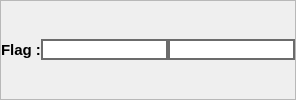
                         <widget class="QFrame" name="frame_61">
                          <property name="frameShape">
                           <enum>QFrame::StyledPanel</enum>
                          </property>
                          <property name="frameShadow">
                           <enum>QFrame::Raised</enum>
                          </property>
                          <layout class="QHBoxLayout" name="horizontalLayout_81">
                           <property name="spacing">
                            <number>0</number>
                           </property>
                           <property name="leftMargin">
                            <number>0</number>
                           </property>
                           <property name="topMargin">
                            <number>3</number>
                           </property>
                           <property name="rightMargin">
                            <number>0</number>
                           </property>
                           <property name="bottomMargin">
                            <number>3</number>
                           </property>
                           <item>
                            <widget class="QLabel" name="label_196">
                             <property name="font">
                              <font>
                               <pointsize>11</pointsize>
                               <weight>75</weight>
                               <bold>true</bold>
                              </font>
                             </property>
                             <property name="text">
                              <string>Flag :</string>
                             </property>
                            </widget>
                           </item>
                           <item alignment="Qt::AlignRight">
                            <widget class="QLineEdit" name="flagMax">
                             <property name="font">
                              <font>
                               <pointsize>10</pointsize>
                               <weight>75</weight>
                               <bold>true</bold>
                              </font>
                             </property>
                             <property name="styleSheet">
                              <string notr="true">border: 2px solid  rgb(107, 107, 107)
</string>
                             </property>
                             <property name="maxLength">
                              <number>1</number>
                             </property>
                             <property name="alignment">
                              <set>Qt::AlignCenter</set>
                             </property>
                             <property name="readOnly">
                              <bool>true</bool>
                             </property>
                            </widget>
                           </item>
                           <item alignment="Qt::AlignRight">
                            <widget class="QLineEdit" name="flagMin">
                             <property name="font">
                              <font>
                               <pointsize>10</pointsize>
                               <weight>75</weight>
                               <bold>true</bold>
                              </font>
                             </property>
                             <property name="styleSheet">
                              <string notr="true">border: 2px solid  rgb(107, 107, 107)
</string>
                             </property>
                             <property name="maxLength">
                              <number>1</number>
                             </property>
                             <property name="alignment">
                              <set>Qt::AlignCenter</set>
                             </property>
                             <property name="readOnly">
                              <bool>true</bool>
                             </property>
                            </widget>
                           </item>
                          </layout>
                         </widget>
